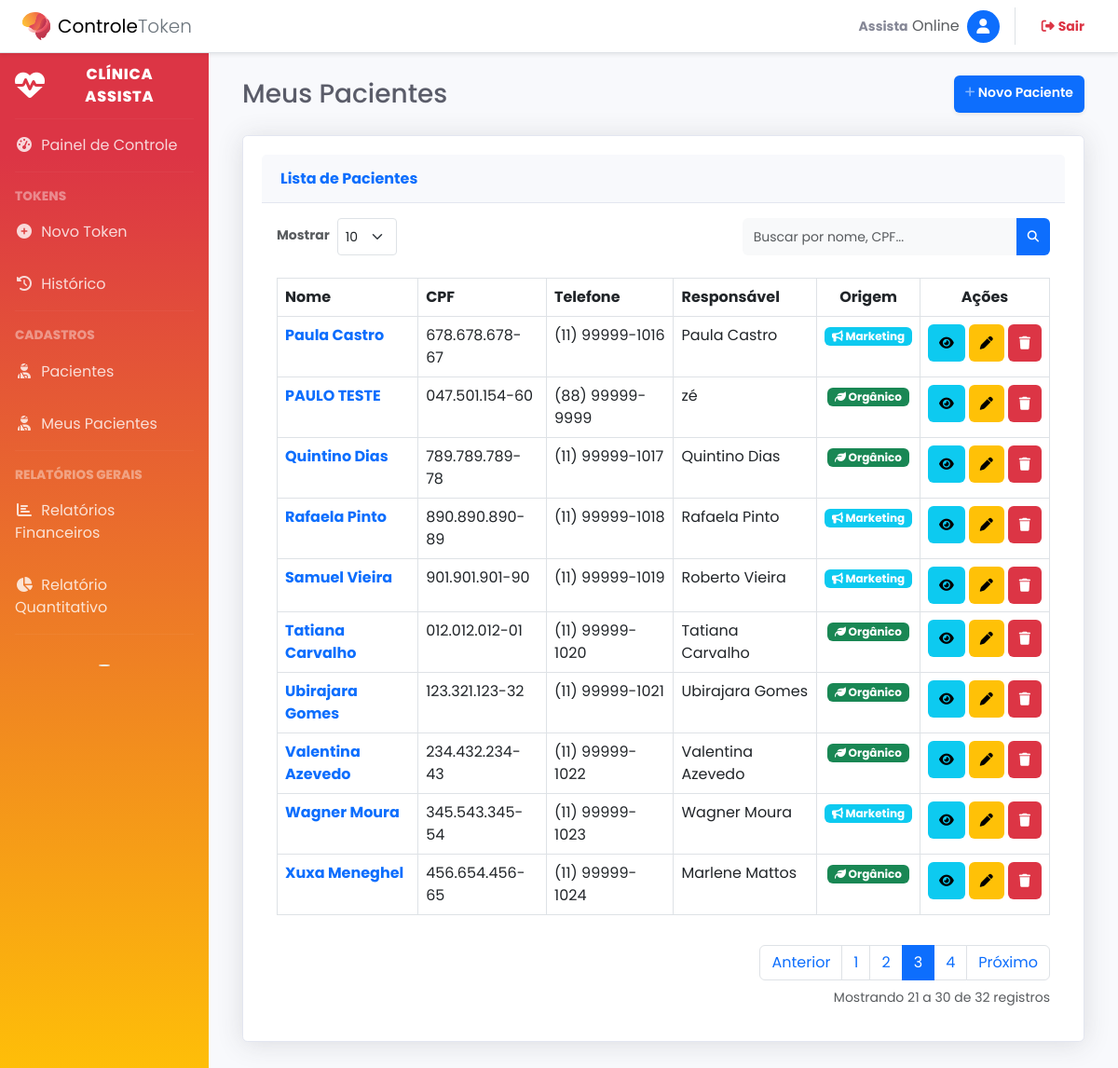
The app's page /pacientes?page=3 (signed in) with its own data.
### tables this page shows
CREATE TABLE `pacientes` (
  `id_paciente` int NOT NULL,
  `nome` varchar(150) NOT NULL,
  `cpf` varchar(20) DEFAULT NULL,
  `telefone` varchar(20) DEFAULT NULL,
  `nome_responsavel` varchar(150) DEFAULT NULL,
  `responsavel_financeiro` varchar(150) DEFAULT NULL,
  `id_prof_referencia` int UNSIGNED DEFAULT NULL,
  `origem` varchar(50) DEFAULT NULL,
  `data_cadastro` datetime DEFAULT CURRENT_TIMESTAMP
);

### app/Controllers/PatientController.php (called while the page is built, shortened)
<?php
class PatientController extends BaseController
{
    public function index()
    {
        $model = new PatientModel();
        $page = filter_input(INPUT_GET, 'page', FILTER_VALIDATE_INT) ?? 1;
        $limit = filter_input(INPUT_GET, 'limit', FILTER_VALIDATE_INT) ?? 10;
        $search = $_GET['search'] ?? '';
        $totalItems = $model->countAll($search);
        $paginator = new Paginator($totalItems, $limit, $page, URL_BASE . '/pacientes', $search);
        $pacientes = $model->getAllPaginated($limit, $paginator->getOffset(), $search);
        $this->view('pages/pacientes_lista', [
            'pacientes' => $pacientes,
            'paginator' => $paginator,
            'search' => $search,
            'limit' => $limit
        ]);
    }
}

### public/index.php (called while the page is built, shortened)
<?php
try {
    $router = new App\Core\Router();
    $router->dispatch();
} catch (Throwable $e) {
    echo "<div style='font-family: sans-serif; padding: 20px; background: #fff0f0; border: 1px solid #ffcccc; margin: 20px; border-radius: 5px;'>";
    echo "<h2 style='color: #cc0000; margin-top: 0;'>Erro na Aplicação</h2>";
    echo "<p><strong>Mensagem:</strong> " . htmlspecialchars($e->getMessage()) . "</p>";
    echo "<p><strong>Local:</strong> " . $e->getFile() . " na linha <strong>" . $e->getLine() . "</strong></p>";
    echo "<hr style='border: 0; border-top: 1px solid #ffcccc;'>";
    echo "<strong>Stack Trace:</strong>";
    echo "<pre style='background: #fff; padding: 10px; border: 1px solid #ddd; overflow: auto; font-size: 13px;'>" . $e->getTraceAsString() . "</pre>";
    echo "</div>";
}

### app/Models/PatientModel.php (called while the page is built, shortened)
<?php
class PatientModel
{
    public function countAll($search = '')
    {
        $pdo = Connection::getInstance();
        $sql = "SELECT COUNT(*) FROM pacientes";
        $params = [];
        $stmt = $pdo->prepare($sql);
        $stmt->execute($params);
        return (int) $stmt->fetchColumn();
    }
    public function getAllPaginated($limit, $offset, $search = '')
    {
        $pdo = Connection::getInstance();
        $sql = "SELECT * FROM pacientes";
        $sql .= " ORDER BY nome ASC LIMIT :lim OFFSET :off";
        $stmt = $pdo->prepare($sql);
        $stmt->bindValue(':lim', (int)$limit, PDO::PARAM_INT);
        $stmt->bindValue(':off', (int)$offset, PDO::PARAM_INT);
        $stmt->execute();
        return $stmt->fetchAll(PDO::FETCH_ASSOC);
    }
}

### app/Views/pages/pacientes_lista.phtml (the view, shortened to what this page needs)
<div class="container-fluid">
    <div class="d-sm-flex align-items-center justify-content-between mb-4">
        <h1 class="h3 mb-0 text-gray-800">Meus Pacientes</h1>
        <a href="<?= defined('URL_BASE') ? URL_BASE : '' ?>/pacientes/cadastrar" class="d-none d-sm-inline-block btn btn-sm btn-primary shadow-sm">
            <i class="fas fa-plus fa-sm text-white-50"></i> Novo Paciente
        </a>
    </div>
    <?php
    function removerHorario($dataComHora)
    {
        $data = new DateTime($dataComHora);
        return $data->format('Y-m-d');
    }
function calcularTempoCadastro($data)
{
    $data_cadastro = new DateTime(removerHorario($data));
    $data_atual    = new DateTime();
    $intervalo     = $data_cadastro->diff($data_atual);
    $partes = [];
    if ($intervalo->d > 0) {
        $partes[] = $intervalo->d . ' ' . ($intervalo->d == 1 ? 'dia' : 'dias');
    }
    $ultimo = array_pop($partes);
    if (count($partes) > 0) {
        $texto = implode(', ', $partes) . ' e ' . $ultimo;
    } else {
        $texto = $ultimo;
    }
    return "Cliente há " . $texto . ".";
}
    ?>
    <div class="card shadow mb-4">
        <div class="card-header py-3">
            <h6 class="m-0 fw-bold text-primary">Lista de Pacientes</h6>
        </div>
        <div class="card-body">
            <form method="GET" action="<?= URL_BASE ?>/pacientes" class="row g-3 mb-4 align-items-center justify-content-between">
                <div class="col-auto d-flex align-items-center">
                    <label class="me-2 text-muted small fw-bold">Mostrar</label>
                    <select name="limit" class="form-select form-select-sm" onchange="this.form.submit()">
                        <option value="10" <?= (isset($limit) && $limit == 10) ? 'selected' : '' ?>>10</option>
                    </select>
                </div>
                <div class="col-auto">
                    <div class="input-group">
                        <input type="text" name="search" class="form-control form-control-sm bg-light border-0 small"
                            placeholder="Buscar por nome, CPF..."
                            value="<?= isset($search) ? htmlspecialchars($search) : '' ?>">
                        <button class="btn btn-primary btn-sm" type="submit">
                        </button>
                    </div>
                </div>
            </form>
            <div class="table-responsive">
                <table class="table table-bordered" id="dataTable" width="100%" cellspacing="0">
                    <thead>
                        <tr>
                            <th>Nome</th>
                            <th>CPF</th>
                            <th>Telefone</th>
                            <th>Responsável</th>
                            <th class="text-center">Origem</th>
                            <th class="text-center" style="width: 15%;">Ações</th>
                        </tr>
                    </thead>
                    <tbody>
                        <?php if (!empty($pacientes)): ?>
                            <?php foreach ($pacientes as $p): ?>
                                <tr>
                                    <td>
                                        <a href="#" class="fw-bold text-primary text-decoration-none btn-visualizar"
                                            data-id="<?= $p['id_paciente'] ?>"
                                            data-nome="<?= $p['nome'] ?>"
                                            data-cpf="<?= $p['cpf'] ?>"
                                            data-email="<?= $p['email'] ?>"
                                            data-telefone="<?= $p['telefone'] ?>"
                                            data-nasc="<?= $p['data_nascimento'] ? date('d/m/Y', strtotime($p['data_nascimento'])) : '' ?>"
                                            data-genero="<?= $p['genero'] ?>"
                                            data-origem="<?= $p['origem'] ?>"
                                            data-tags="<?= $p['tags'] ?>"
                                            data-responsavel="<?= $p['nome_responsavel'] ?>"
                                            data-respfin="<?= $p['responsavel_financeiro'] ?>"
                                            data-cep="<?= $p['cep'] ?>"
                                            data-endereco="<?= $p['logradouro'] . ', ' . $p['numero'] . ' ' . $p['complemento'] . ' - ' . $p['bairro'] . ' - ' . $p['cidade'] . '/' . $p['estado'] ?>"
                                            data-obs="<?= $p['observacoes'] ?>"
                                            data-cadastro="<?= isset($p['data_cadastro']) ? date('d/m/Y', strtotime($p['data_cadastro'])) . "\n" . calcularTempoCadastro($p['data_cadastro']) : '-' ?>"
                                            data-bs-toggle="modal" data-bs-target="#modalVisualizar">
                                            <?= $p['nome'] ?>
                                        </a>
                                    </td>
                                    <td><?= $p['cpf'] ?></td>
                                    <td><?= $p['telefone'] ?></td>
                                    <td><?= $p['nome_responsavel'] ?></td>
                                    <td class="text-center">
                                        <?php if ($p['origem'] == 'Organico'): ?>
                                            <span class="badge bg-success"><i class="fas fa-leaf"></i> Orgânico</span>
                                        <?php elseif ($p['origem'] == 'Marketing'): ?>
                                            <span class="badge bg-info"><i class="fas fa-bullhorn"></i> Marketing</span>
                                        <?php else: ?>
                                            <span class="badge bg-secondary">Sistema</span>
                                        <?php endif; ?>
                                    </td>
                                    <td class="text-center">
                                        <div class="d-flex justify-content-center gap-1">
                                            <button type="button" class="btn btn-info btn-sm btn-circle"
                                                data-bs-toggle="modal"
                                                data-bs-target="#modalVisualizar"
                                                title="Visualizar Detalhes"
                                                data-id="<?= $p['id_paciente'] ?>"
                                                data-nome="<?= $p['nome'] ?>"
                                                data-cpf="<?= $p['cpf'] ?? '-' ?>"
                                                data-email="<?= $p['email'] ?? '-' ?>"
                                                data-telefone="<?= $p['telefone'] ?? '-' ?>"
                                                data-nasc="<?= !empty($p['data_nascimento']) ? date('d/m/Y', strtotime($p['data_nascimento'])) : '-' ?>"
                                                data-genero="<?= $p['genero'] ?? '-' ?>"
                                                data-origem="<?= $p['origem'] ?? '-' ?>"
                                                data-responsavel="<?= $p['nome_responsavel'] ?? '-' ?>"
                                                data-respfin="<?= $p['responsavel_financeiro'] ?? '-' ?>"
                                                data-cep="<?= $p['cep'] ?? '-' ?>"
                                                data-endereco="<?= $p['logradouro'] . ', ' . $p['numero'] . ' ' . $p['complemento'] . ' - ' . $p['bairro'] . ' - ' . $p['cidade'] . '/' . $p['estado'] ?>"
                                                data-obs="<?= $p['observacoes'] ?? '-' ?>"
                                                data-tags="<?= $p['tags'] ?? '-' ?>"
                                                data-html="true"
                                                data-cadastro="<?= isset($p['data_cadastro']) ? date('d/m/Y', strtotime($p['data_cadastro'])) . ' - ' . calcularTempoCadastro($p['data_cadastro']) : '-' ?>">
                                                <i class="fas fa-eye"></i>
                                            </button>
                                            <a href="<?= defined('URL_BASE') ? URL_BASE : '' ?>/pacientes/editar?id=<?= $p['id_paciente'] ?>" class="btn btn-warning btn-sm btn-circle" title="Editar">
                                                <i class="fas fa-pen"></i>
                                            </a>
                                            <button type="button" class="btn btn-danger btn-sm btn-circle btn-excluir" title="Excluir"
                                                data-bs-toggle="modal" data-bs-target="#modalExcluir"
                                                data-id="<?= $p['id_paciente'] ?>"
                                                data-nome="<?= $p['nome'] ?>">
                                                <i class="fas fa-trash"></i>
                                            </button>
                                        </div>
                                    </td>
                                </tr>
                            <?php endforeach; ?>
                        <?php endif; ?>
                    </tbody>
                </table>
            </div>
            <div class="mt-3">
                <?= isset($paginator) ? $paginator->render() : '' ?>
            </div>
        </div>
    </div>
</div>

### public/css/admin.css (style rules this page uses)
body { font-family: "Segoe UI", Tahoma, Geneva, Verdana, sans-serif; margin: 0; padding: 0; background-color: #f5f6fa; color: #333; }
.card { background: #fff; border-radius: 8px; border: 1px solid #e0e0e0; padding: 20px; margin-bottom: 20px; box-shadow: 0 2px 5px rgba(0, 0, 0, 0.05); }
label { font-weight: 500; font-size: 13px; color: #444; margin-bottom: 4px; }
input[type="text"], input[type="email"], input[type="tel"], input[type="date"], input[type="time"], input[type="number"], select, .btn { height: 40px; padding: 8px 12px; border: 1px solid #ccc; border-radius: 6px; font-size: 14px; box-sizing: border-box; outline: none; }
.btn { cursor: pointer; font-weight: 600; border: none; transition: background 0.2s; display: flex; align-items: center; justify-content: center; }

### public/css/sidebar.css (style rules this page uses)
:root { --primary: #4e73df; --secondary: #858796; --success: #1cc88a; --info: #36b9cc; --warning: #f6c23e; --danger: #e74a3b; --light: #f8f9fc; --dark: #5a5c69; }
body { margin: 0; font-family: "Nunito", -apple-system, BlinkMacSystemFont, "Segoe UI", Roboto, "Helvetica Neue", Arial, sans-serif, "Apple Color Emoji", "Segoe UI Emoji", "Segoe UI Symbol", "Noto Color Emoji"; font-size: 1rem; font-weight: 400; line-height: 1.5; color: #858796; text-align: left; background-color: #fff; }
.text-gray-800 { color: #5a5c69 !important; }
.card { position: relative; display: flex; flex-direction: column; min-width: 0; word-wrap: break-word; background-color: #fff; background-clip: border-box; border: 1px solid #e3e6f0; border-radius: 0.35rem; }
.card-header { padding: 0.75rem 1.25rem; margin-bottom: 0; background-color: #f8f9fc; border-bottom: 1px solid #e3e6f0; }
.shadow { box-shadow: 0 0.15rem 1.75rem 0 rgba(58, 59, 69, 0.15) !important; }

### public/css/style.css (style rules this page uses)
:root { --primary-color: #4e73df; --secondary-color: #858796; --success-color: #1cc88a; --info-color: #36b9cc; --warning-color: #f6c23e; --danger-color: #e74a3b; --dark-sidebar: #2c3e50; --light-bg: #f8f9fc; --font-main: "Poppins", sans-serif; }
body { font-family: var(--font-main); background-color: var(--light-bg); color: #5a5c69; overflow-x: hidden; }
h1, h2, h3, h4, h5, h6 { font-weight: 600; color: #4e4e4e; }

### records on screen
pacientes: nome "Paula Castro", cpf "678.678.678-67", telefone "(11) 99999-1016", nome_responsavel "Paula Castro", origem "Marketing" (drawn)
pacientes: nome "PAULO TESTE", cpf "047.501.154-60", telefone "(88) 99999-9999", nome_responsavel "zé", origem "Organico" (drawn)
pacientes: nome "Quintino Dias", cpf "789.789.789-78", telefone "(11) 99999-1017", nome_responsavel "Quintino Dias", origem "Organico" (drawn)
pacientes: nome "Rafaela Pinto", cpf "890.890.890-89", telefone "(11) 99999-1018", nome_responsavel "Rafaela Pinto", origem "Marketing" (drawn)
pacientes: nome "Samuel Vieira", cpf "901.901.901-90", telefone "(11) 99999-1019", nome_responsavel "Roberto Vieira", origem "Marketing" (drawn)
pacientes: nome "Tatiana Carvalho", cpf "012.012.012-01", telefone "(11) 99999-1020", nome_responsavel "Tatiana Carvalho", origem "Organico" (drawn)
pacientes: nome "Ubirajara Gomes", cpf "123.321.123-32", telefone "(11) 99999-1021", nome_responsavel "Ubirajara Gomes", origem "Organico" (drawn)
pacientes: nome "Valentina Azevedo", cpf "234.432.234-43", telefone "(11) 99999-1022", nome_responsavel "Valentina Azevedo", origem "Organico" (drawn)
pacientes: nome "Wagner Moura", cpf "345.543.345-54", telefone "(11) 99999-1023", nome_responsavel "Wagner Moura", origem "Marketing" (drawn)
pacientes: nome "Xuxa Meneghel", cpf "456.654.456-65", telefone "(11) 99999-1024", nome_responsavel "Marlene Mattos", origem "Organico" (drawn)

### other values on screen
$primeiroNome "Assista"
$this->getOffset() + 1 "21"
min($this->getOffset() + $this->itemsPerPage, $this->totalItems) "30"
$this->totalItems "32"
